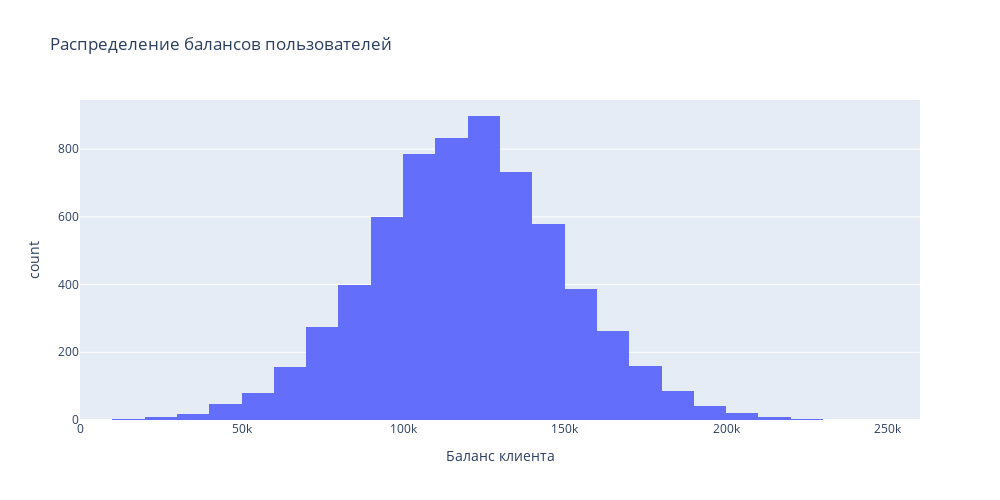

Notebook code for this chart:
### Markdown cell above
Как мы видим, количество ушедших клиентов довольно велико - ушел каждый пятый клиент.

### Code cell
fig = px.histogram(churn_data[churn_data['Balance'] > 0], # уберём нулевые балансы - портят график.
                x='Balance',
                nbins=40,
                height=500,
                width=1000,
                labels=legend,                
                title='Распределение балансов пользователей'
                )
fig.show()

### Figure 1 — Plotly figure (JSON) as saved in the notebook; plotly's stock layout.template omitted (floating-point values rounded to 4 significant figures; data arrays with more than 128 entries replaced by an {"elided": "..."} marker saying what was removed)
{"data": [{"alignmentgroup": "True", "bingroup": "x", "hovertemplate": "Баланс клиента=%{x}<br>count=%{y}<extra></extra>", "legendgroup": "", "marker": {"color": "#636efa", "pattern": {"shape": ""}}, "name": "", "nbinsx": 40, "offsetgroup": "", "orientation": "v", "showlegend": false, "type": "histogram", "x": {"elided": "6383 float values"}, "xaxis": "x", "yaxis": "y"}], "layout": {"barmode": "relative", "height": 500, "legend": {"tracegroupgap": 0}, "title": {"text": "Распределение балансов пользователей"}, "width": 1000, "xaxis": {"anchor": "y", "domain": [0, 1], "title": {"text": "Баланс клиента"}}, "yaxis": {"anchor": "x", "domain": [0, 1], "title": {"text": "count"}}}}
